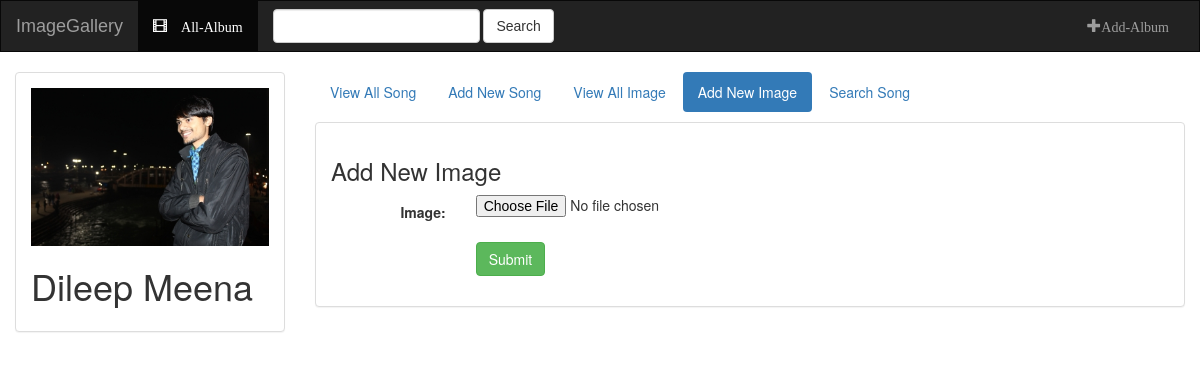
The app's page /add_image/20/ with its own data.
### DileepImage/models.py (models this page shows, shortened)
class AlbumModel(models.Model):
    first_name   = models.CharField(max_length=200)
    last_name    = models.CharField(max_length=200)
    location     = models.CharField(max_length=200)
    banner       = models.ImageField(upload_to=bannerloc,null=True,blank=True,height_field="height_field",width_field="width_field")
    height_field = models.IntegerField(default=0)
    width_field  = models.IntegerField(default=0)
    timestamp    = models.DateTimeField(auto_now_add=True,auto_now=False)
    update       = models.DateTimeField(auto_now=True,auto_now_add=False)

### DileepImage/views.py (the view, shortened to what this page needs)
# urls.py: url(r'^add_image/(?P<album_id>[0-9]+)/$',views.addimage,name='add_image'),
def addimage(request,album_id):
        form = Add_image(request.POST or None, request.FILES or None)
        album = get_object_or_404(AlbumModel,pk=album_id)
        context = {'form': form, 'album': album}
        return render(request, "DileepImage/add_image.html", context)

### DileepImage/form.py (shortened to what this page needs)
class Add_image(forms.ModelForm):
    class Meta:
        model = ImageModel
        fields = ['image']

### DileepImage/templates/DileepImage/add_image.html (shortened to what this page needs)
{% extends 'DileepImage/base.html' %}
{% block body%}
<div class="container-fluid songs-container">
    <div class="row">
        <div class="col-sm-4 col-md-3">
            <div class="panel panel-default">
                <div class="panel-body">
                    <a href=" ">
                        {% if album.banner %}
                            <img src="{{album.banner.url}}" class="img-responsive">
                        {% else %}
                            <h3>No image to display</h3>
                        {% endif %}
                    </a>
                <h1>{{ album.first_name }}&nbsp;{{ album.last_name }} <small></small></h1>
                </div>
            </div>
        </div>
        <div class="col-sm-8 col-md-9">
            <ul class="nav nav-pills" style="margin-bottom: 10px;">
                <li role="presentation" ><a href="{%url 'DileepImage:album_detail' album.id %}">View All Song</a></li>
                <li role="presentation" ><a href="{%url 'DileepImage:add_song' album.id %}">Add New Song</a></li>
                 <li role="presentation" class=""><a href="{%url 'DileepImage:all_image' album.id%}">View All Image</a></li>
                <li role="presentation" class="active"><a href="{%url 'DileepImage:add_image' album.id %}">Add New Image</a></li>
                <li role="presentation"><a href="{%url 'DileepImage:youtube' album.id %}">Search Song</a></li>
            </ul>
            <div class="panel panel-default">
                <div class="panel-body">
                    <h3>Add New Image</h3>
                   {%include 'DileepImage/form_panel.html' %}
                </div>
            </div>
        </div>
</div>
</div>
{%endblock%}

### records on screen
AlbumModel: banner (picture), first_name "Dileep", last_name "Meena"

### other values on screen
{{ field.label_tag }} "Image:"
